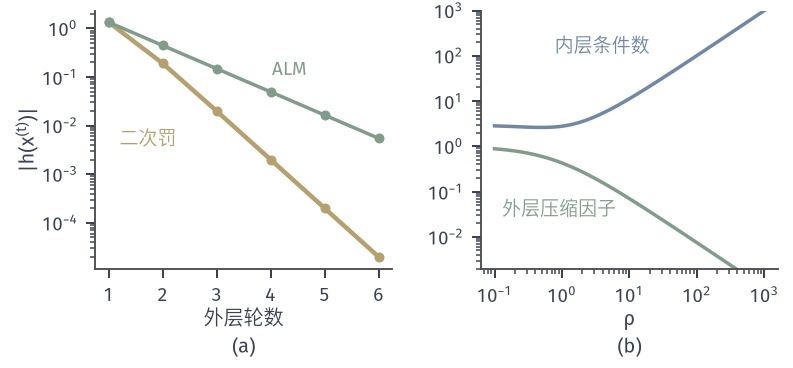

Python code for this plot:
from pathlib import Path
import sys
ROOT = next(p for p in Path(__file__).resolve().parents if (p/'build.sh').is_file() and (p/'tex/book.tex').is_file())
sys.path.insert(0, str(ROOT/'figures/00-shared/mathematical-preliminaries-upper/00-shared/comprehension-figures'))
from support import figure, save, BLUE, GREEN, YELLOW, RED, PURPLE, INK, MUTED, GRID, BLUE_FILL, GREEN_FILL, YELLOW_FILL, RED_FILL, PURPLE_FILL
import numpy as np
HERE = Path(__file__).resolve().parent
STROKE = '#4C4D4F'
def panel(fig, left, right, top, bottom, wspace=.25, hspace=.2):
    fig.set_layout_engine(None)
    fig.subplots_adjust(left=left, right=right, top=top, bottom=bottom, wspace=wspace, hspace=hspace)
def tag(fig, ax, s, y=.03):
    p = ax.get_position(); fig.text((p.x0+p.x1)/2, y, s, ha='center', va='bottom')
def opt(ax, x, y, ms=4.8, z=7): ax.plot([x],[y],'o',ms=ms,color=RED,mew=0,zorder=z)
def it(ax, x, y, ms=4.2, z=6, c=GREEN): ax.plot([x],[y],'o',ms=ms,color=c,mew=0,zorder=z)
def bare(ax): ax.set_aspect('equal'); 
# Running example: f(x)=x1^2/2+3x2^2/2, h(x)=x1+x2-4, x*=(3,1), nu*=-3.
G = np.diag([1.,3.]); A1 = np.ones(2)
def fq(X,Y): return .5*X**2+1.5*Y**2
def line(ax,lo=-2,hi=7):
    t=np.array([lo,hi]); ax.plot(t,4-t,color=STROKE,lw=1.7,solid_capstyle='butt',zorder=3)

fig,(a,b)=figure(width_mm=112,height_mm=52,ncols=2)
panel(fig,.12,.98,.97,.27,wspace=.3)
T=np.arange(1,7)
# penalty: rho_t=1.5*10^(t-1); ALM: rho=1.5, nu update
pen=[12/(3+4*1.5*10**(t-1)) for t in T]
nu=0.;alm=[]
for t in T:
    c=np.linalg.solve(G+1.5*np.outer(A1,A1),(6-nu)*A1);h=c.sum()-4;alm.append(abs(h));nu+=1.5*h
a.semilogy(T,pen,'-o',color=YELLOW,lw=1.8,ms=4,mew=0)
a.semilogy(T,alm,'-o',color=GREEN,lw=1.4,ms=4,mew=0)
a.set_xticks(T);a.set_xlabel('外层轮数',labelpad=1);a.set_ylabel('$|h(\\mathbf{x}^{(t)})|$',labelpad=1)
a.text(1.2,.004,'二次罚',color=YELLOW,fontsize=7.5);a.text(4.35,.11,'ALM',color=GREEN,ha='center',fontsize=7.5)
R=np.logspace(-1,3,120)
fac=3/(3+4*R)
kap=[(lambda e:e[1]/e[0])(np.linalg.eigvalsh(G+r*np.outer(A1,A1))) for r in R]
b.loglog(R,fac,color=GREEN,lw=1.4);b.loglog(R,kap,color=BLUE,lw=1.4)
b.set_xlabel('$\\rho$',labelpad=1);b.text(.13,.03,'外层压缩因子',color=GREEN,fontsize=7.5);b.text(20,120,'内层条件数',color=BLUE,fontsize=7.5,ha='right')
b.set_ylim(2e-3,1e3)
fig.canvas.draw();tag(fig,a,'(a)');tag(fig,b,'(b)')
save(fig,HERE,'figure',{'alm':alm,'penalty':pen,'factor':'3/(3+4rho)'})
